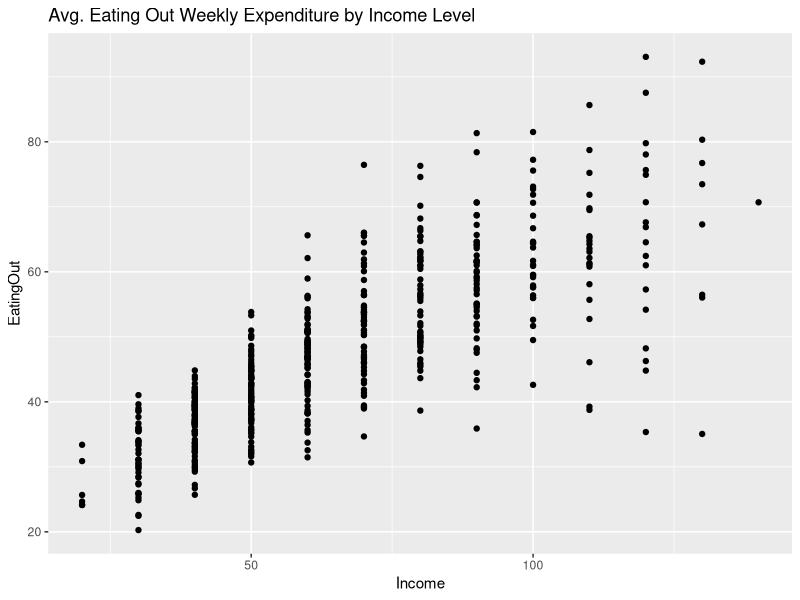
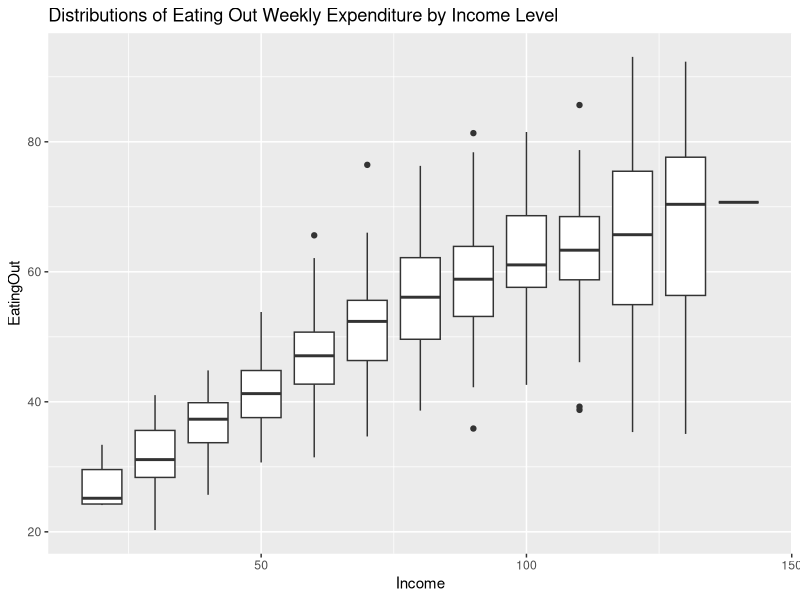
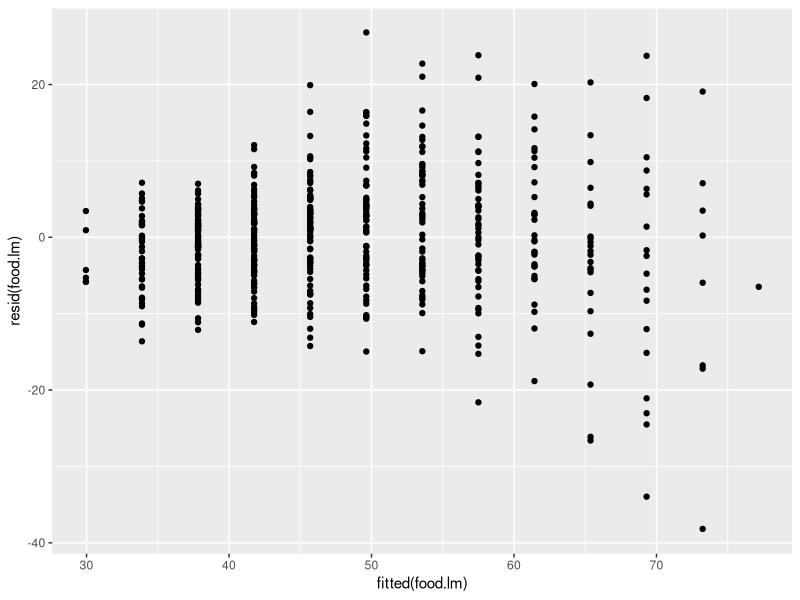
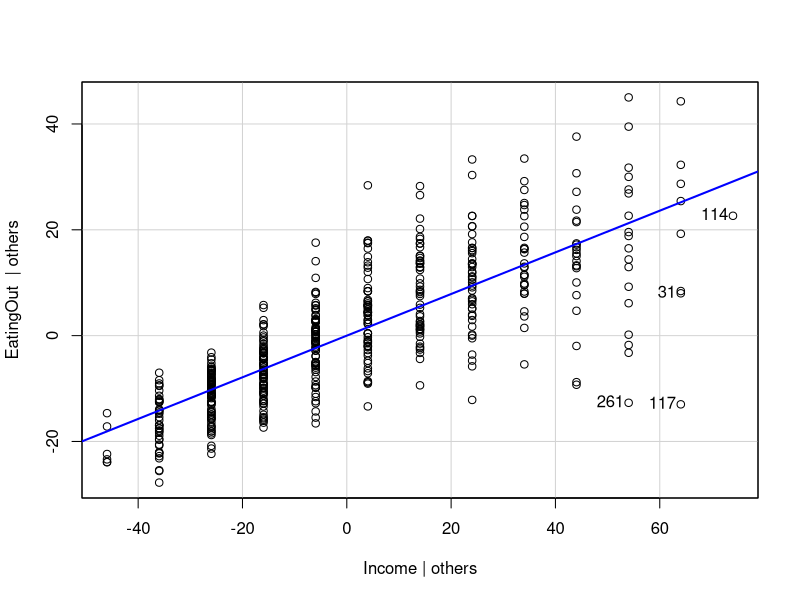
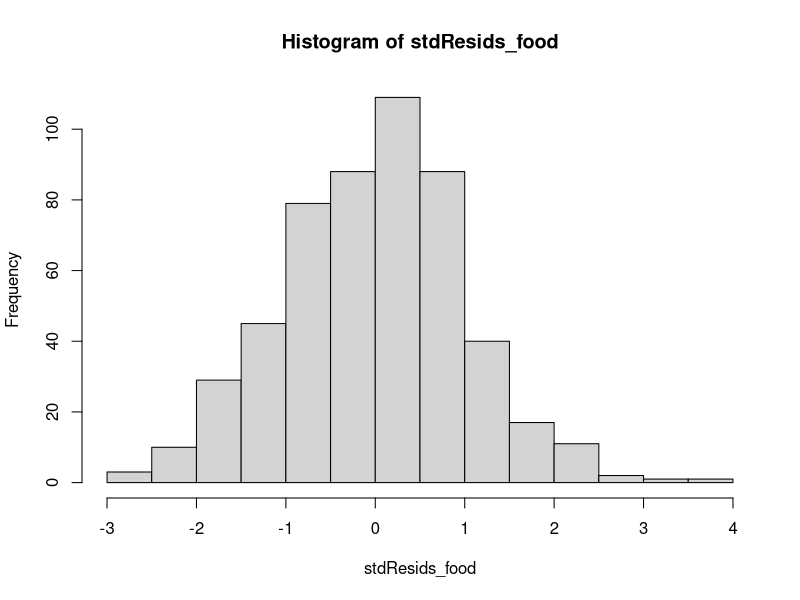

Generate these figures, in order, with R:
## ---- chunk 1
library(tidyverse)
library(lmtest)
library(nlme)
library(multcomp)
library(GGally)
library(MASS)
library(car)

food <- read_delim("FoodExpenses.txt", delim=" ")
## ---- chunk 2
ggplot(data = food, aes(y = EatingOut, x = Income)) +
  geom_point() +
  ggtitle("Avg. Eating Out Weekly Expenditure by Income Level")

## ---- chunk 3
ggplot(data = food, aes(y = EatingOut, x = Income, group=Income)) +
  geom_boxplot() +
  ggtitle("Distributions of Eating Out Weekly Expenditure by Income Level")

## ---- chunk 4
summary(food)



## ---- chunk 5
food.lm <- lm(EatingOut ~ ., data = food)
summary(food.lm)


## ---- chunk 6
ggplot()+geom_point(mapping=aes(x=fitted(food.lm), y =  resid(food.lm)))

bptest(food.lm)
## ---- chunk 7
hetero_sked = gls(data = food, EatingOut ~ Income, weights = 
                    varExp(form=~Income), method="ML")
coef = hetero_sked$coefficients
## ---- chunk 8
avPlots(food.lm)

## ---- chunk 9
stdResids_food = resid(object=hetero_sked, type="pearson")


hist(stdResids_food)

## ---- chunk 10
bp_test <- bptest(stdResids_food ~ Income, data = food)
## ---- chunk 11
income = hetero_sked$coefficients[2]
conf_income = intervals(hetero_sked, level = .95)
lwr = conf_income$coef[2]
upr = conf_income$coef[6]
## ---- chunk 12
intervals(hetero_sked, level = .95)$varStruct[c(1,3)]
theta = conf_income$varStruct[2]
## ---- chunk 13
linCombo = c(0,.50)

summary(glht(hetero_sked, linfct = t(linCombo)))
